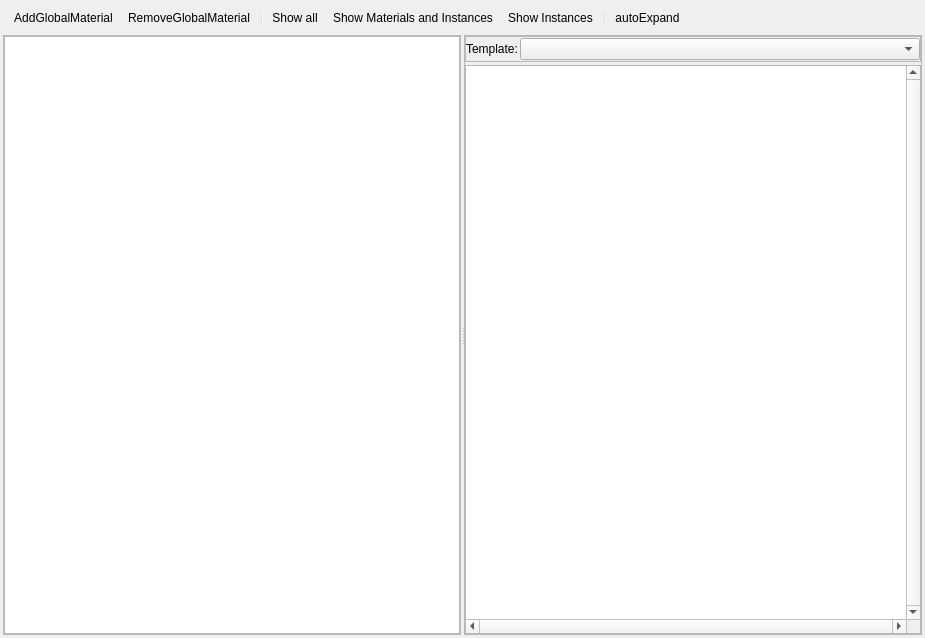
<?xml version="1.0" encoding="UTF-8"?>
<ui version="4.0">
 <class>MaterialEditor</class>
 <widget class="QDialog" name="MaterialEditor">
  <property name="geometry">
   <rect>
    <x>0</x>
    <y>0</y>
    <width>925</width>
    <height>638</height>
   </rect>
  </property>
  <property name="windowTitle">
   <string>Material Editor</string>
  </property>
  <property name="windowIcon">
   <iconset resource="QtIcons.qrc">
    <normaloff>:/QtIcons/materialeditor.png</normaloff>:/QtIcons/materialeditor.png</iconset>
  </property>
  <layout class="QVBoxLayout" name="verticalLayout_2" stretch="0,0">
   <property name="spacing">
    <number>3</number>
   </property>
   <property name="margin">
    <number>3</number>
   </property>
   <item>
    <widget class="QToolBar" name="toolbar">
     <property name="iconSize">
      <size>
       <width>16</width>
       <height>16</height>
      </size>
     </property>
     <addaction name="actionAddGlobalMaterial"/>
     <addaction name="actionRemoveGlobalMaterial"/>
     <addaction name="separator"/>
     <addaction name="actionShowAll"/>
     <addaction name="actionMaterialsInstances"/>
     <addaction name="actionInstances"/>
     <addaction name="separator"/>
     <addaction name="actionAutoExpand"/>
    </widget>
   </item>
   <item>
    <widget class="QSplitter" name="splitter">
     <property name="orientation">
      <enum>Qt::Horizontal</enum>
     </property>
     <property name="handleWidth">
      <number>3</number>
     </property>
     <widget class="QFrame" name="frame">
      <property name="frameShape">
       <enum>QFrame::StyledPanel</enum>
      </property>
      <property name="frameShadow">
       <enum>QFrame::Raised</enum>
      </property>
      <layout class="QVBoxLayout" name="verticalLayout">
       <property name="margin">
        <number>0</number>
       </property>
       <item>
        <widget class="MaterialTree" name="materialTree">
         <property name="dragEnabled">
          <bool>true</bool>
         </property>
         <property name="dragDropMode">
          <enum>QAbstractItemView::DragDrop</enum>
         </property>
         <property name="selectionMode">
          <enum>QAbstractItemView::ExtendedSelection</enum>
         </property>
         <property name="sortingEnabled">
          <bool>true</bool>
         </property>
        </widget>
       </item>
      </layout>
     </widget>
     <widget class="QFrame" name="frame_2">
      <property name="frameShape">
       <enum>QFrame::StyledPanel</enum>
      </property>
      <property name="frameShadow">
       <enum>QFrame::Raised</enum>
      </property>
      <layout class="QVBoxLayout" name="verticalLayout_3">
       <property name="spacing">
        <number>3</number>
       </property>
       <property name="margin">
        <number>0</number>
       </property>
       <item>
        <widget class="QFrame" name="frame_3">
         <property name="frameShape">
          <enum>QFrame::StyledPanel</enum>
         </property>
         <property name="frameShadow">
          <enum>QFrame::Raised</enum>
         </property>
         <layout class="QHBoxLayout" name="horizontalLayout">
          <property name="spacing">
           <number>2</number>
          </property>
          <property name="leftMargin">
           <number>0</number>
          </property>
          <property name="topMargin">
           <number>1</number>
          </property>
          <property name="rightMargin">
           <number>0</number>
          </property>
          <property name="bottomMargin">
           <number>1</number>
          </property>
          <item>
           <widget class="QLabel" name="label">
            <property name="sizePolicy">
             <sizepolicy hsizetype="Maximum" vsizetype="Preferred">
              <horstretch>0</horstretch>
              <verstretch>0</verstretch>
             </sizepolicy>
            </property>
            <property name="text">
             <string>Template:</string>
            </property>
           </widget>
          </item>
          <item>
           <widget class="QComboBox" name="templateBox">
            <property name="minimumSize">
             <size>
              <width>0</width>
              <height>22</height>
             </size>
            </property>
            <property name="maxVisibleItems">
             <number>20</number>
            </property>
           </widget>
          </item>
         </layout>
        </widget>
       </item>
       <item>
        <widget class="QtPropertyEditor" name="materialProperty">
         <property name="verticalScrollBarPolicy">
          <enum>Qt::ScrollBarAlwaysOn</enum>
         </property>
         <property name="horizontalScrollBarPolicy">
          <enum>Qt::ScrollBarAlwaysOn</enum>
         </property>
         <property name="verticalScrollMode">
          <enum>QAbstractItemView::ScrollPerPixel</enum>
         </property>
        </widget>
       </item>
      </layout>
     </widget>
    </widget>
   </item>
  </layout>
  <action name="actionAutoExpand">
   <property name="checkable">
    <bool>true</bool>
   </property>
   <property name="icon">
    <iconset resource="QtIcons.qrc">
     <normaloff>:/QtIcons/expand_all.png</normaloff>:/QtIcons/expand_all.png</iconset>
   </property>
   <property name="text">
    <string>autoExpand</string>
   </property>
   <property name="toolTip">
    <string>Turn on/off automatin node expanding</string>
   </property>
  </action>
  <action name="actionAddGlobalMaterial">
   <property name="icon">
    <iconset resource="QtIcons.qrc">
     <normaloff>:/QtIcons/global_add.png</normaloff>:/QtIcons/global_add.png</iconset>
   </property>
   <property name="text">
    <string>AddGlobalMaterial</string>
   </property>
   <property name="toolTip">
    <string>Add Global Material</string>
   </property>
  </action>
  <action name="actionRemoveGlobalMaterial">
   <property name="icon">
    <iconset resource="QtIcons.qrc">
     <normaloff>:/QtIcons/global_delete.png</normaloff>:/QtIcons/global_delete.png</iconset>
   </property>
   <property name="text">
    <string>RemoveGlobalMaterial</string>
   </property>
   <property name="toolTip">
    <string>Remove Global Material</string>
   </property>
  </action>
  <action name="actionLoadMaterialPreset">
   <property name="icon">
    <iconset resource="QtIcons.qrc">
     <normaloff>:/QtIcons/openscene.png</normaloff>:/QtIcons/openscene.png</iconset>
   </property>
   <property name="text">
    <string>Load Material Preset...</string>
   </property>
   <property name="toolTip">
    <string>Load Material Preset</string>
   </property>
  </action>
  <action name="actionSaveMaterialPreset">
   <property name="icon">
    <iconset resource="QtIcons.qrc">
     <normaloff>:/QtIcons/save_as.png</normaloff>:/QtIcons/save_as.png</iconset>
   </property>
   <property name="text">
    <string>Save Material Preset As...</string>
   </property>
  </action>
  <actiongroup name="filterType">
   <action name="actionShowAll">
    <property name="checkable">
     <bool>true</bool>
    </property>
    <property name="icon">
     <iconset resource="QtIcons.qrc">
      <normaloff>:/QtIcons/tree_view_all.png</normaloff>:/QtIcons/tree_view_all.png</iconset>
    </property>
    <property name="text">
     <string>Show all</string>
    </property>
    <property name="toolTip">
     <string>Shows all materials and instances</string>
    </property>
   </action>
   <action name="actionMaterialsInstances">
    <property name="checkable">
     <bool>true</bool>
    </property>
    <property name="icon">
     <iconset resource="QtIcons.qrc">
      <normaloff>:/QtIcons/tree_view_sel_childs.png</normaloff>:/QtIcons/tree_view_sel_childs.png</iconset>
    </property>
    <property name="text">
     <string>Show Materials and Instances</string>
    </property>
    <property name="toolTip">
     <string>Show all Materials and only selected Instances</string>
    </property>
   </action>
   <action name="actionInstances">
    <property name="checkable">
     <bool>true</bool>
    </property>
    <property name="icon">
     <iconset resource="QtIcons.qrc">
      <normaloff>:/QtIcons/tree_view_sel.png</normaloff>:/QtIcons/tree_view_sel.png</iconset>
    </property>
    <property name="text">
     <string>Show Instances</string>
    </property>
    <property name="toolTip">
     <string>Show only selected Materials and Instances</string>
    </property>
   </action>
  </actiongroup>
 </widget>
 <customwidgets>
  <customwidget>
   <class>QtPropertyEditor</class>
   <extends>QTreeView</extends>
   <header>Tools/QtPropertyEditor/QtPropertyEditor.h</header>
  </customwidget>
  <customwidget>
   <class>MaterialTree</class>
   <extends>QTreeView</extends>
   <header>MaterialEditor/MaterialTree.h</header>
  </customwidget>
 </customwidgets>
 <resources>
  <include location="QtIcons.qrc"/>
 </resources>
 <connections/>
</ui>
